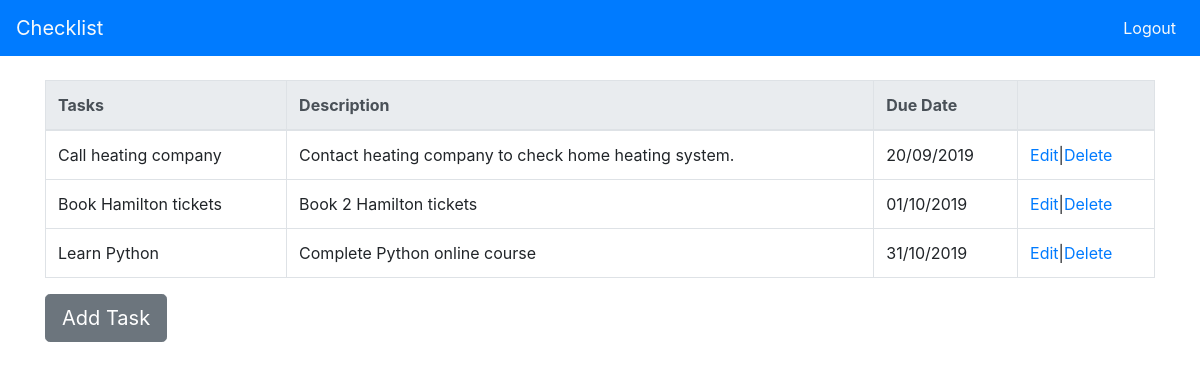
The app's page /tasks (signed in) with its own data.
### checklist/models.py (models this page shows, shortened)
class Post(db.Model):
    id = db.Column(db.Integer, primary_key=True)
    task = db.Column(db.String(100), nullable=False)
    due_date = db.Column(db.DateTime)
    description = db.Column(db.Text)
    user_id = db.Column(db.Integer, db.ForeignKey('user.id'), nullable=False)

### checklist/routes.py (the view)
@app.route('/tasks')
@login_required
def tasks():
    posts = Post.query.filter_by(author=current_user)
    return render_template('tasks.html', title='Tasks',posts=posts)

### checklist/models.py (called while the page is built)
@login_manager.user_loader
def load_user(user_id):
    return User.query.get(int(user_id))

### checklist/templates/tasks.html
{% extends "layout.html" %}
{% block content %}
  <table class="table table-bordered">
    <thead class="thead-light">
      <tr>
        <th>Tasks</th>
        <th>Description</th>
        <th>Due Date</th>
        <th></th>
      </tr>
    </thead>
    <tbody>
      {% for post in posts %}
        <tr>
          <td>{{ post.task }}</td>
          <td>{{ post.description }}</td>
          <td>{{ post.due_date.strftime('%d/%m/%Y') }}</td>
          <td><a href="{{url_for('task_update',post_id=post.id)}}">Edit</a>|<a href="{{url_for('task_delete',post_id=post.id)}}">Delete</a></td>
        </tr>
      {% endfor %}
    </tbody>
  </table>
  <a href="{{url_for('task_add')}}" class="btn btn-outline-secondary btn-lg active" role="button" aria-pressed="true">Add Task</a>
{% endblock content %}

### checklist/templates/layout.html (shortened to what this page needs)
<!DOCTYPE html>
<html>
<head>
  <link rel="stylesheet" href="https://stackpath.bootstrapcdn.com/bootstrap/4.3.1/css/bootstrap.min.css">
</head>
<body>
    <nav class="navbar navbar-expand-lg navbar-light bg-primary">
        <a class="navbar-brand text-light" href="#">Checklist</a>
        <div class="collapse navbar-collapse" id="navbarNav">
            <ul class="navbar-nav ml-auto">
              {% if current_user.is_authenticated %}
                <li class="nav-item">
                  <a class="nav-link text-light" href="{{url_for('logout')}}">Logout</a>
                </li>
              {% endif %}
            </ul>
        </div>
    </nav>
  <main role="main" class="container mt-4 mb-4">
    {% block content %}{% endblock %}
  </main>
</body>
</html>

### records on screen
Post: task "Call heating company", description "Contact heating company to check home heating system.", due_date "20/09/2019"
Post: task "Book Hamilton tickets", description "Book 2 Hamilton tickets", due_date "01/10/2019"
Post: task "Learn Python", description "Complete Python online course", due_date "31/10/2019"
